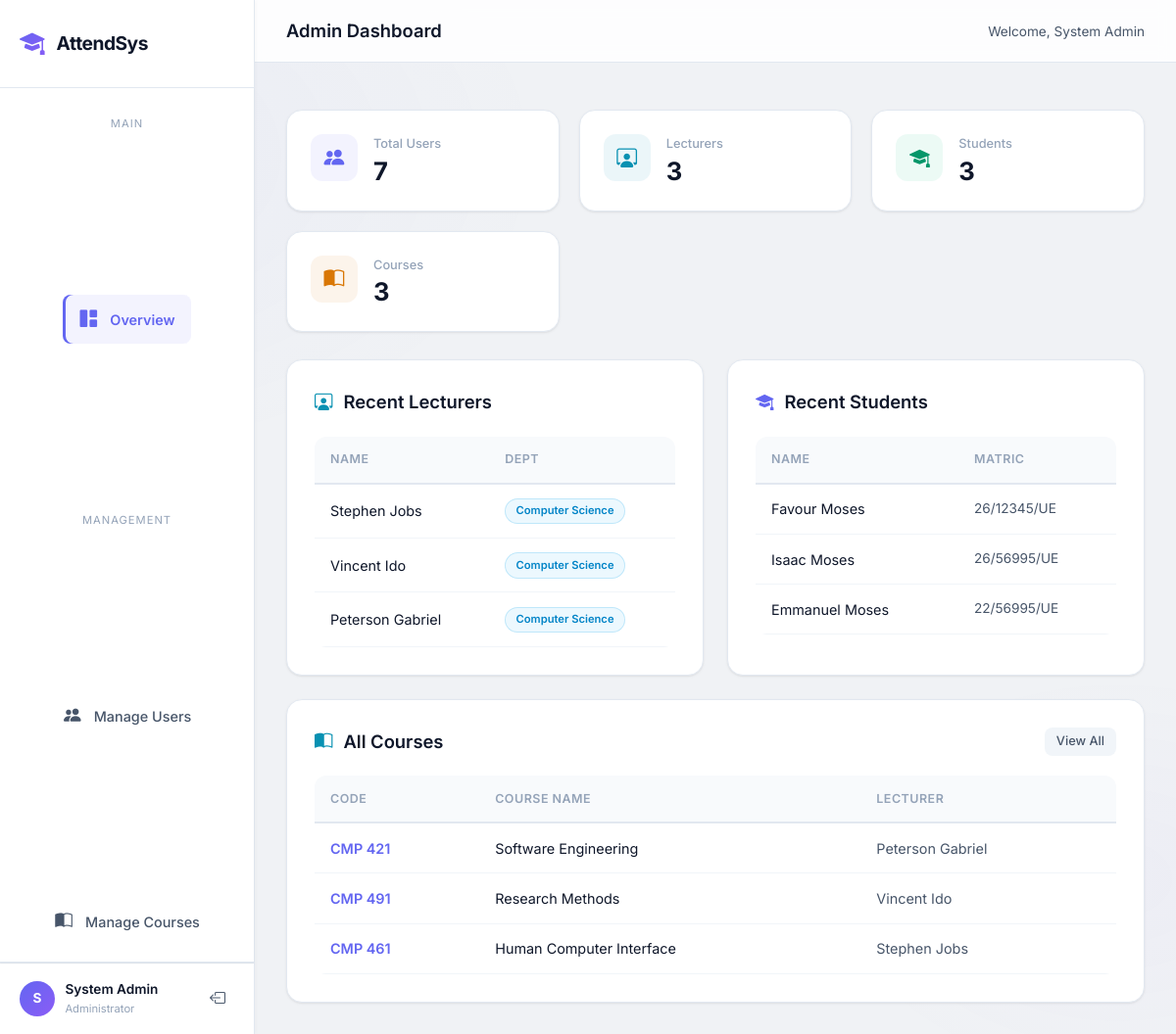
Page /admin (signed in) on the earlier database version.
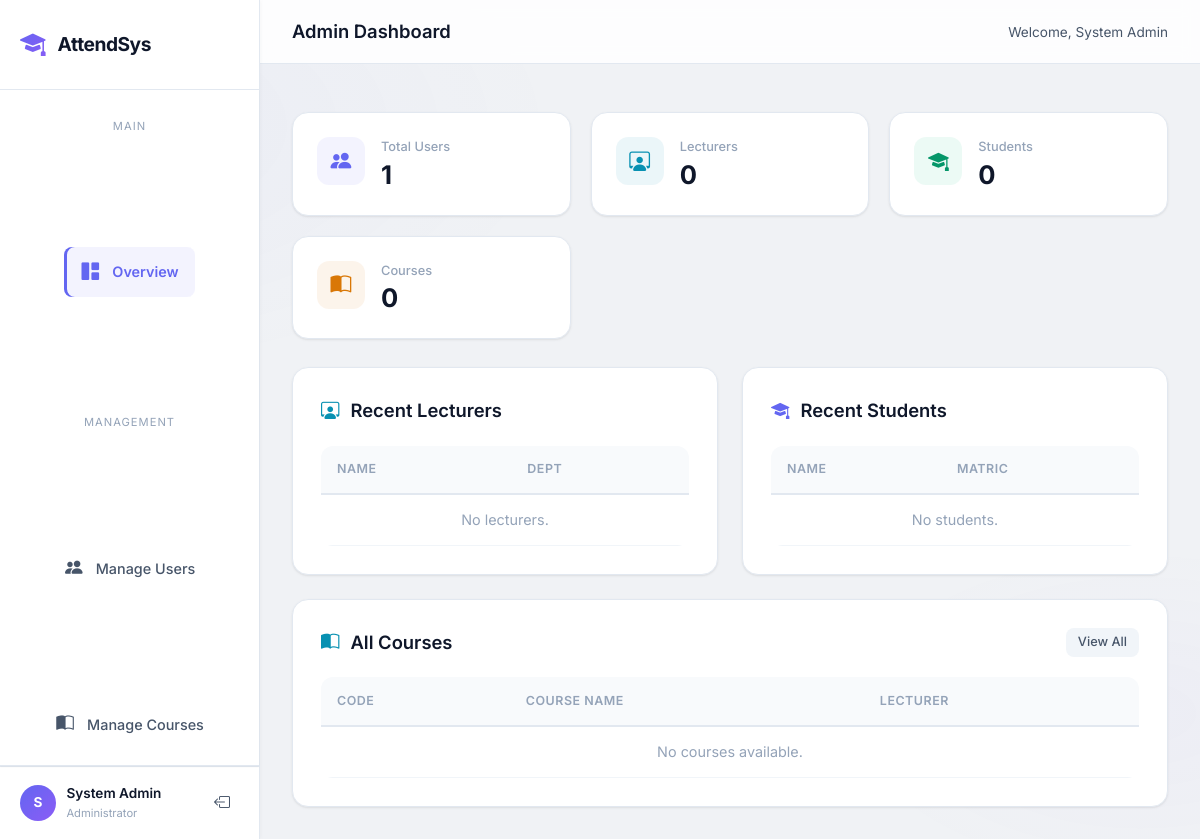
Same page on the later database version.
### models.py (models this page shows)
class User(db.Model, UserMixin):
    __tablename__ = 'users'
    id = db.Column(db.Integer, primary_key=True)
    username = db.Column(db.String(100), unique=True, nullable=False)
    password = db.Column(db.String(200), nullable=False)
    role = db.Column(db.String(20), nullable=False) # 'admin', 'lecturer', 'student'
    name = db.Column(db.String(100), nullable=False)
    department = db.Column(db.String(100), nullable=True) # Important for students
    photo_path = db.Column(db.String(200), nullable=True)
    face_encoding = db.Column(db.Text, nullable=True) # Store JSON string of 128-d array
    qr_code_path = db.Column(db.String(200), nullable=True)
    courses = db.relationship('Course', backref='lecturer', cascade="all, delete-orphan", lazy=True)
    attendances = db.relationship('Attendance', backref='student', cascade="all, delete-orphan", lazy=True)
    registered_students = db.relationship('User',
        secondary='student_ownership',
        primaryjoin=('User.id == student_ownership.c.lecturer_id'),
        secondaryjoin=('User.id == student_ownership.c.student_id'),
        backref=db.backref('registrars', lazy=True),
        lazy=True)

class Course(db.Model):
    __tablename__ = 'courses'
    id = db.Column(db.Integer, primary_key=True)
    course_code = db.Column(db.String(20), unique=True, nullable=False)
    course_name = db.Column(db.String(150), nullable=False)
    lecturer_id = db.Column(db.Integer, db.ForeignKey('users.id'), nullable=False)
    sessions = db.relationship('Session', backref='course', cascade="all, delete-orphan", lazy=True)

### routes.py (the view, shortened to what this page needs)
@main.route('/admin', methods=['GET', 'POST'])
@login_required
def admin_dashboard():
    if current_user.role != 'admin':
        return redirect(url_for('main.login'))
    users = User.query.all()
    courses = Course.query.all()
    lecturers = User.query.filter_by(role='lecturer').order_by(User.id.desc()).all()
    students = User.query.filter_by(role='student').order_by(User.id.desc()).all()
    return render_template('admin_dashboard.html', users=users, courses=courses, lecturers=lecturers, students=students)

### app.py (called while the page is built)
@login_manager.user_loader
def load_user(user_id):
    return User.query.get(int(user_id))

### templates/admin_dashboard.html (shortened to what the changed rows need)
{% extends "base.html" %}
{% block body %}
<div class="dashboard-layout">
    <main class="main-content">
        <div class="topbar">
            <h1 class="page-title">Admin Dashboard</h1>
        </div>
        <div class="content-area">
            <div class="tab-section active" data-tab="overview">
                <div class="stats-grid">
                    <div class="stat-card">
                        <div class="stat-info">
                            <div class="stat-label">Total Users</div>
                            <div class="stat-value">{{ users|length }}</div>
                        </div>
                    </div>
                    <div class="stat-card">
                        <div class="stat-info">
                            <div class="stat-label">Lecturers</div>
                            <div class="stat-value">{{ lecturers|length }}</div>
                        </div>
                    </div>
                    <div class="stat-card">
                        <div class="stat-info">
                            <div class="stat-label">Students</div>
                            <div class="stat-value">{{ users|selectattr('role','equalto','student')|list|length }}</div>
                        </div>
                    </div>
                    <div class="stat-card">
                        <div class="stat-info">
                            <div class="stat-label">Courses</div>
                            <div class="stat-value">{{ courses|length }}</div>
                        </div>
                    </div>
                </div>
                <div class="content-grid" style="grid-template-columns: repeat(2, 1fr);">
                    <div class="glass-card">
                        <div class="table-wrapper">
                            <table>
                                <thead>
                                    <tr><th>Name</th><th>Dept</th></tr>
                                </thead>
                                <tbody>
                                    {% for u in lecturers[:5] %}
                                    <tr>
                                        <td style="color:var(--text-primary);">{{ u.name }}</td>
                                        <td><span class="badge badge-lecturer" style="font-size: 0.7rem;">{{ u.department or 'N/A' }}</span></td>
                                    </tr>
                                    {% else %}
                                    <tr><td colspan="2" class="text-center text-muted">No lecturers.</td></tr>
                                    {% endfor %}
                                </tbody>
                            </table>
                        </div>
                    </div>
                    <div class="glass-card">
                        <div class="table-wrapper">
                            <table>
                                <thead>
                                    <tr><th>Name</th><th>Matric</th></tr>
                                </thead>
                                <tbody>
                                    {% for u in students[:5] %}
                                    <tr>
                                        <td style="color:var(--text-primary);">{{ u.name }}</td>
                                        <td style="font-size: 0.85rem;">{{ u.username }}</td>
                                    </tr>
                                    {% else %}
                                    <tr><td colspan="2" class="text-center text-muted">No students.</td></tr>
                                    {% endfor %}
                                </tbody>
                            </table>
                        </div>
                    </div>
                    <div class="glass-card" style="grid-column: span 2;">
                        <div class="table-wrapper">
                            <table>
                                <thead>
                                    <tr><th>Code</th><th>Course Name</th><th>Lecturer</th></tr>
                                </thead>
                                <tbody>
                                    {% for c in courses[:5] %}
                                    <tr>
                                        <td style="color:var(--primary);font-weight:600;">{{ c.course_code }}</td>
                                        <td style="color:var(--text-primary);">{{ c.course_name }}</td>
                                        <td>{{ c.lecturer.name }}</td>
                                    </tr>
                                    {% else %}
                                    <tr><td colspan="3" class="text-center text-muted">No courses available.</td></tr>
                                    {% endfor %}
                                </tbody>
                            </table>
                        </div>
                    </div>
                </div>
            </div>
        </div>
    </main>
</div>
{% endblock %}

Differences in the rows shown:
removed User: name "Stephen Jobs", department "Computer Science", shown under "Recent Lecturers"
removed User: name "Vincent Ido", department "Computer Science", shown under "Recent Lecturers"
removed User: name "Peterson Gabriel", department "Computer Science", shown under "Recent Lecturers"
removed User: name "Favour Moses", username "26/12345/UE", shown under "Recent Students"
removed User: name "Isaac Moses", username "26/56995/UE", shown under "Recent Students"
removed User: name "Emmanuel Moses", username "22/56995/UE", shown under "Recent Students"
removed Course: course_code "CMP 421", course_name "Software Engineering", lecturer.name "Peterson Gabriel"
removed Course: course_code "CMP 491", course_name "Research Methods", lecturer.name "Vincent Ido"
removed Course: course_code "CMP 461", course_name "Human Computer Interface", lecturer.name "Stephen Jobs"
Other differences:
{{ users|length }}: "7" → "1"
{{ lecturers|length }}: "3" → "0"
{{ users|selectattr('role','equalto','student')|list|length }}: "3" → "0"
{{ courses|length }}: "3" → "0"
text now shown: "No lecturers. No students. No courses available."
